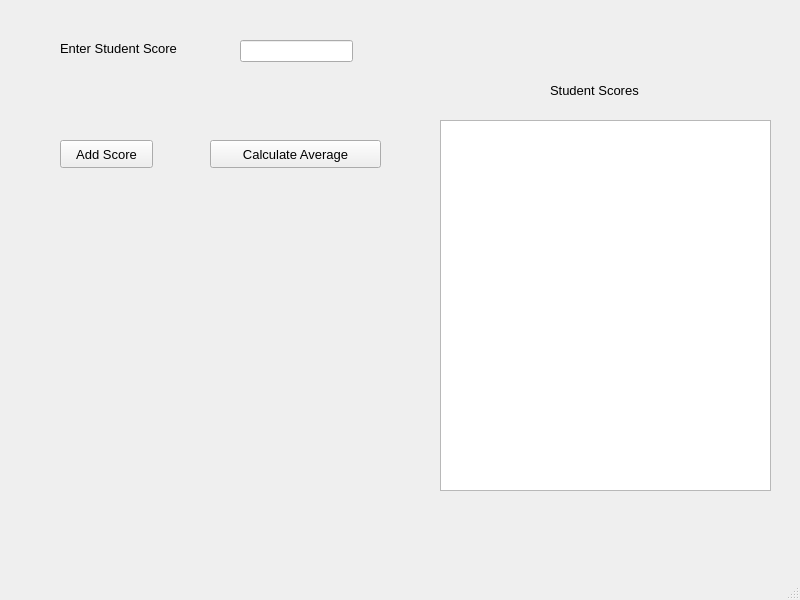
<?xml version="1.0" encoding="UTF-8"?>
<ui version="4.0">
 <class>studentScores</class>
 <widget class="QMainWindow" name="studentScores">
  <property name="geometry">
   <rect>
    <x>0</x>
    <y>0</y>
    <width>800</width>
    <height>600</height>
   </rect>
  </property>
  <property name="font">
   <font>
    <family>Arial</family>
    <pointsize>10</pointsize>
   </font>
  </property>
  <property name="windowTitle">
   <string>Student Scores</string>
  </property>
  <widget class="QWidget" name="centralwidget">
   <widget class="QLabel" name="lblScore">
    <property name="geometry">
     <rect>
      <x>60</x>
      <y>40</y>
      <width>161</width>
      <height>16</height>
     </rect>
    </property>
    <property name="text">
     <string>Enter Student Score</string>
    </property>
   </widget>
   <widget class="QLineEdit" name="txtScore">
    <property name="geometry">
     <rect>
      <x>240</x>
      <y>40</y>
      <width>113</width>
      <height>22</height>
     </rect>
    </property>
   </widget>
   <widget class="QPushButton" name="btnScore">
    <property name="geometry">
     <rect>
      <x>60</x>
      <y>140</y>
      <width>93</width>
      <height>28</height>
     </rect>
    </property>
    <property name="text">
     <string>Add Score</string>
    </property>
   </widget>
   <widget class="QPushButton" name="btnAverage">
    <property name="geometry">
     <rect>
      <x>210</x>
      <y>140</y>
      <width>171</width>
      <height>28</height>
     </rect>
    </property>
    <property name="text">
     <string>Calculate Average</string>
    </property>
   </widget>
   <widget class="QListWidget" name="lstScores">
    <property name="geometry">
     <rect>
      <x>440</x>
      <y>120</y>
      <width>331</width>
      <height>371</height>
     </rect>
    </property>
   </widget>
   <widget class="QLabel" name="lblStudentScores">
    <property name="geometry">
     <rect>
      <x>550</x>
      <y>80</y>
      <width>121</width>
      <height>20</height>
     </rect>
    </property>
    <property name="text">
     <string>Student Scores</string>
    </property>
   </widget>
  </widget>
  <widget class="QMenuBar" name="menubar">
   <property name="geometry">
    <rect>
     <x>0</x>
     <y>0</y>
     <width>800</width>
     <height>25</height>
    </rect>
   </property>
  </widget>
  <widget class="QStatusBar" name="statusbar"/>
 </widget>
 <resources/>
 <connections/>
</ui>
